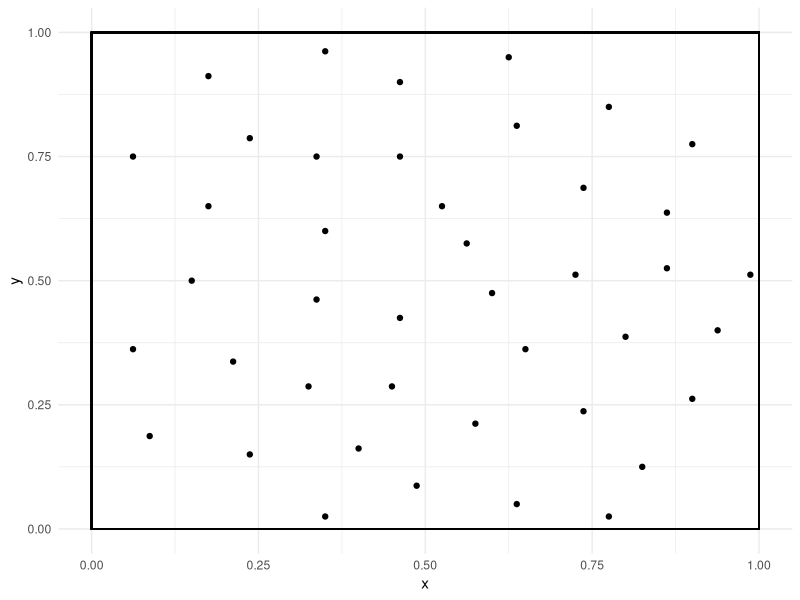
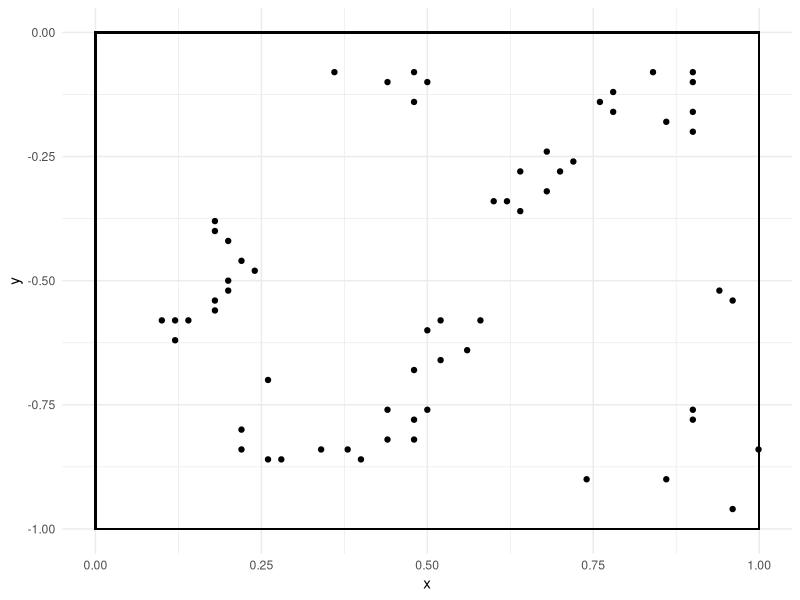
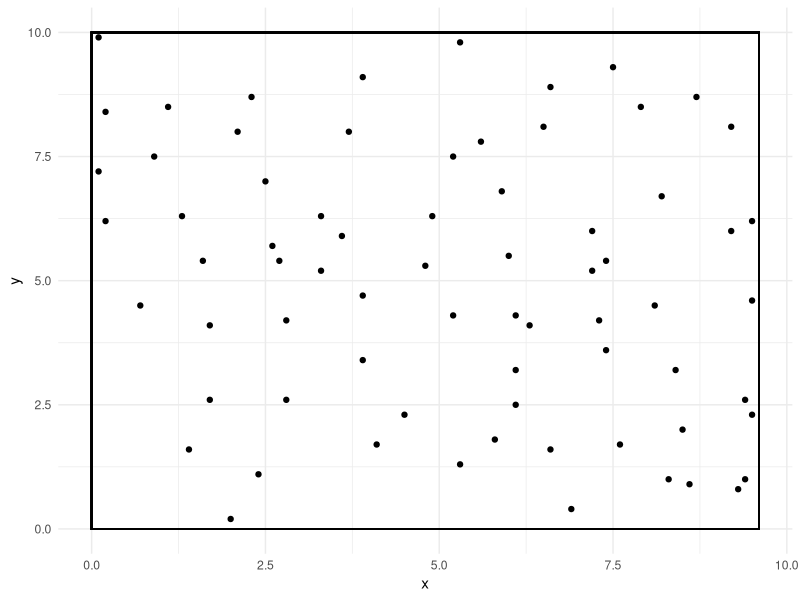
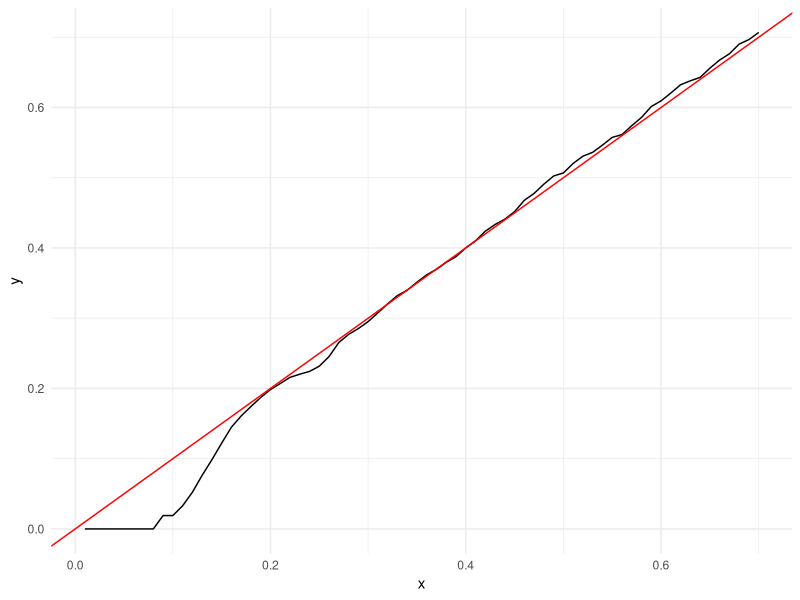
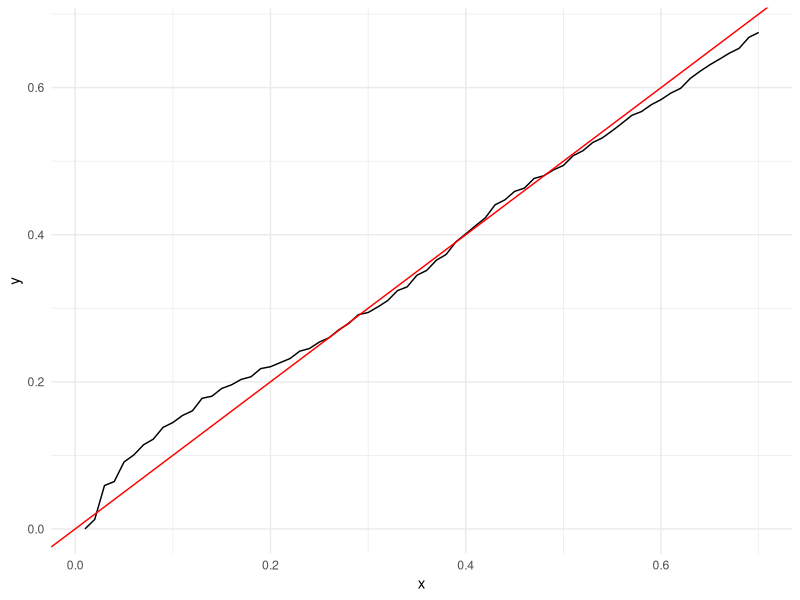
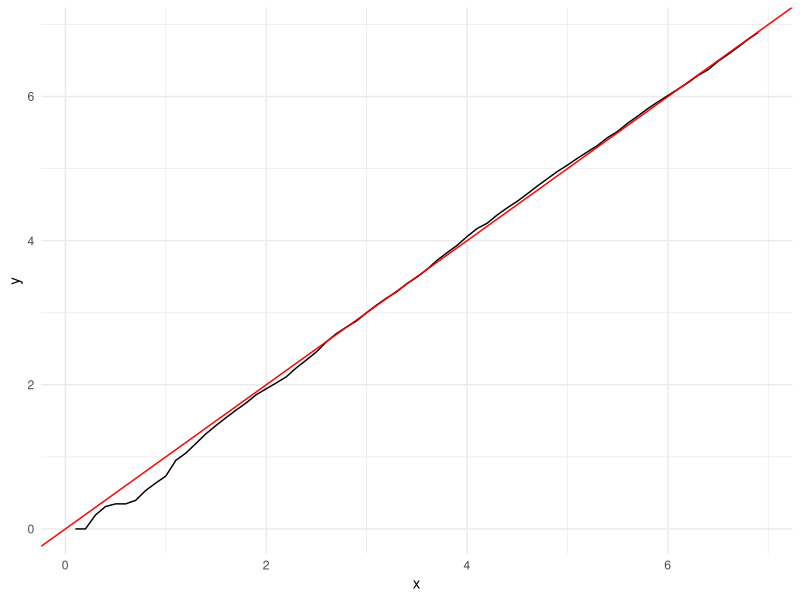
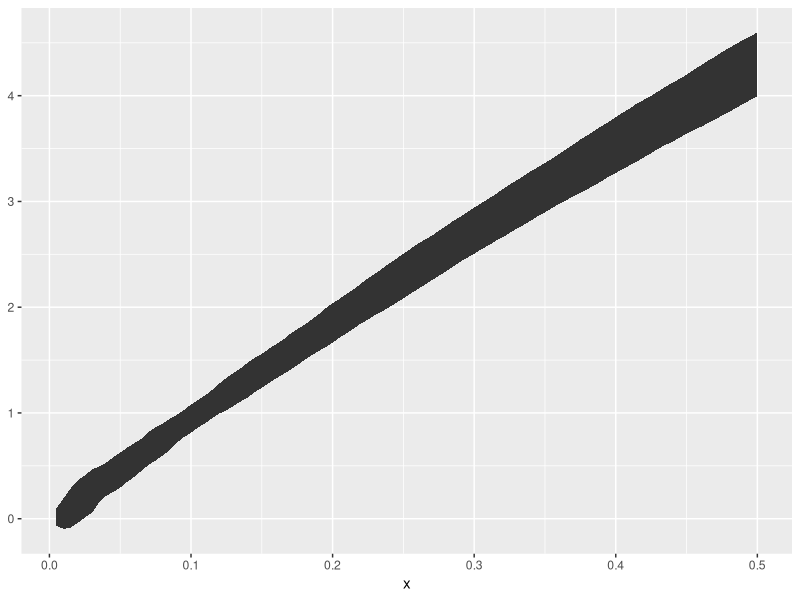
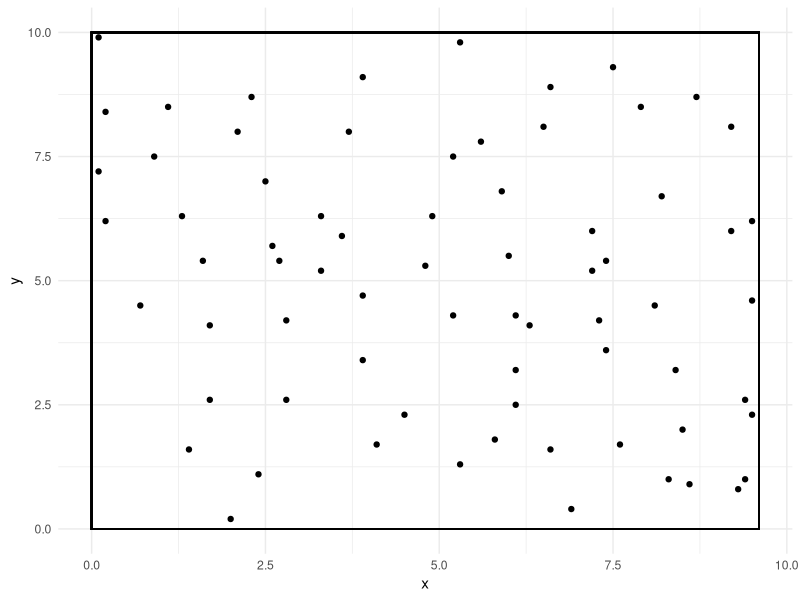

The R script that drew these images, in order: (Note: this script raises an error after producing the figures.)
### Problem 1 ----
library(spatial)
library(MASS)
library(tidyverse)

## a) ----
# Plot cells point data.
cells <- ppinit("cells.dat")
cells.df <- data.frame(x = cells$x, y = cells$y)
cells$area
ggplot(cells.df) + geom_point(aes(x = x, y = y)) + 
  geom_rect(aes(xmin = 0, xmax = 1, ymin = 0, ymax = 1), alpha = 0, color = 1) + theme_minimal()

# Plot redwood point data.
redwood <- ppinit("redwood.dat")
redwood.df <- data.frame(x = redwood$x, y = redwood$y)
redwood$area
ggplot(redwood.df) + geom_point(aes(x = x, y = y)) + 
  geom_rect(aes(xmin = 0, xmax = 1, ymin = -1, ymax = 0), alpha = 0, color = 1) + theme_minimal()

# Plot pines point data.
pines <- ppinit("pines.dat")
pines.df <- data.frame(x = pines$x, y = pines$y)
ggplot(pines.df) + geom_point(aes(x = x, y = y)) + 
  geom_rect(aes(xmin = pines$area[1], xmax = pines$area[2], ymin = pines$area[3], ymax = pines$area[4]),
            alpha = 0, color = 1) + theme_minimal()
ggsave("figures/pines.pdf")

## b) ----
# L for cells
L.cells <- Kfn(ppinit("cells.dat"), fs = 1, k = 100)
L.cells.df <- data.frame(x = L.cells$x, y = L.cells$y)
ggplot(L.cells.df) + geom_line(aes(x, y)) + geom_abline(intercept = 0, slope = 1, color = "red") + 
  theme_minimal()

# L for redwood
L.redwood <- Kfn(ppinit("redwood.dat"), fs = 1, k = 100)
L.redwood.df <- data.frame(x = L.redwood$x, y = L.redwood$y)
ggplot(L.redwood.df) + geom_line(aes(x, y)) + geom_abline(intercept = 0, slope = 1, color = "red") + 
  theme_minimal()

# L for pines
L.pines <- Kfn(ppinit("pines.dat"), fs = 10, k = 100)
L.pines.df <- data.frame(x = L.pines$x, y = L.pines$y)
ggplot(L.pines.df) + geom_line(aes(x, y)) + geom_abline(intercept = 0, slope = 1, color = "red") + 
  theme_minimal()

## c) ----

sim.ppp <- function(xmin, xmax, ymin, ymax, n){
  N <- 100 # Number of simulations
  k <- 100 # Number of grid points
  L.mat <- matrix(rep(NA, N*k), nrow = N)
  for(i in 1:100){
    x.sim <- runif(n, xmin, xmax)
    y.sim <- runif(n, ymin, ymax)
    L <- Kfn(list(x = x.sim, y = y.sim), fs = 0.5, k = k)
    print(length(L$x))
    #print(L$k)
    L.mat[i, ] = L$y
  }
  return(list(x = L$x, y = L.mat))
}

n.cells <- length(cells$x)
cells.pois <- sim.ppp(0,1,0,1, n.cells)
mean <- apply(cells.pois$y, 2, mean)
S2 <- apply(cells.pois$y, 2, var)
z.005 <- qnorm(0.05, lower.tail = FALSE)
lower <- mean  - z.005*sqrt(S2)
upper <- mean  + z.005*sqrt(S2)

ggplot(data = data.frame(l = lower, u = upper, x = cells.pois$x)) + 
  geom_ribbon(aes(x = x, ymin = l, ymax = u))

plot(cells.pois$x, cells.pois$y[, ])
